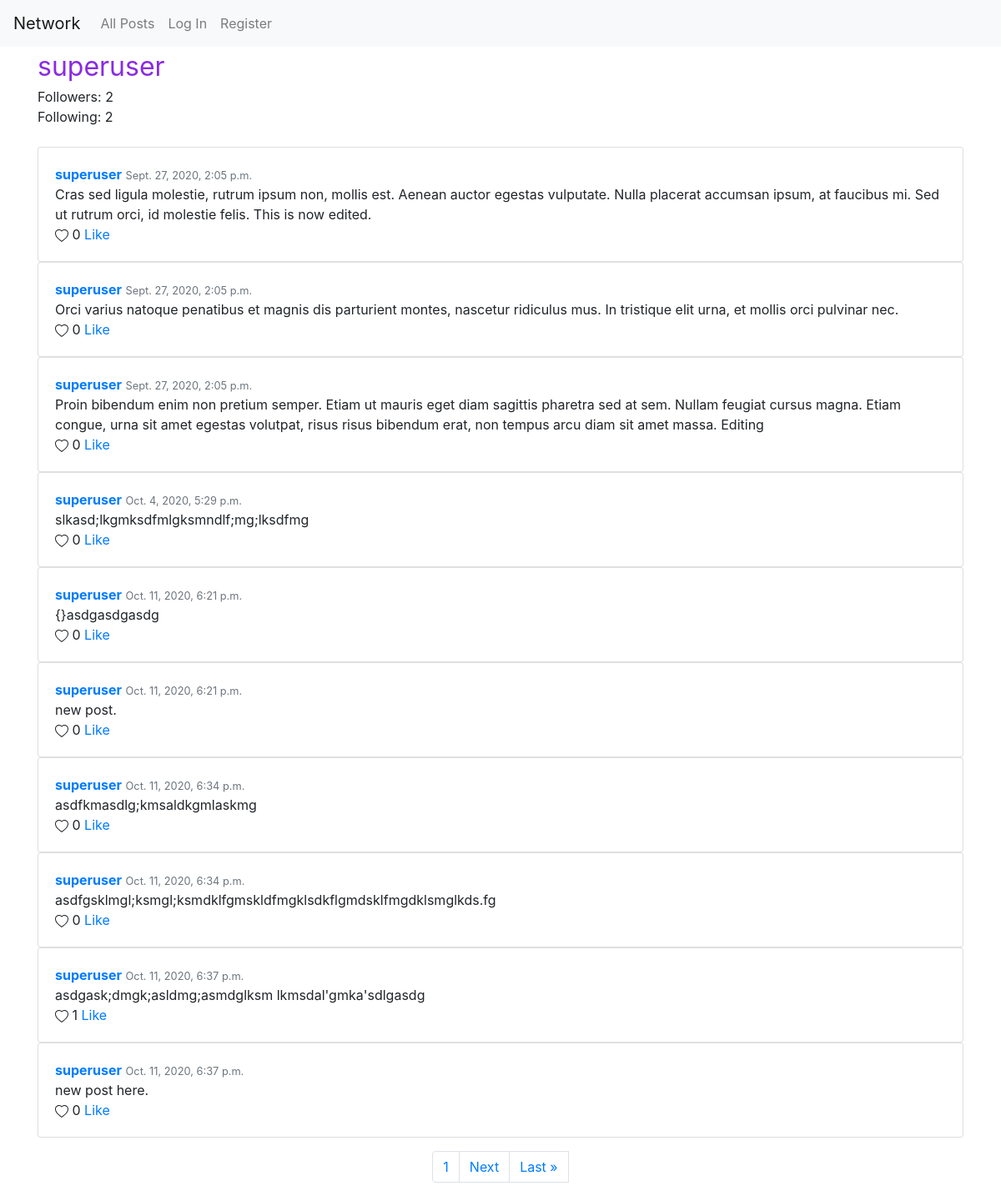
The app's page /profile/1 with its own data.
### network/models.py (models this page shows)
class User(AbstractUser):
    following = models.ManyToManyField("self", blank=True, related_name="users")
    followers = models.ManyToManyField("self", blank=True, related_name="users")

class Post(models.Model):
    content = models.CharField(max_length=3000)
    ts = models.DateTimeField(default=datetime.datetime.now())
    author = models.ForeignKey(User, on_delete=models.CASCADE, related_name="posts")
    likedBy = models.ManyToManyField(User, blank=True, null=True, related_name="likes")

### network/views.py (the view, shortened to what this page needs)
# urls.py: path("profile/<int:user_id>", views.profile, name="profile"),
@csrf_exempt
def profile(request, user_id):
    user = User.objects.get(id = user_id)
    following = 0
    posts = user.posts.all()
    paginator = Paginator(posts, 10)
    page_number = request.GET.get('page')
    page_obj = paginator.get_page(page_number)
    return render(request, "network/profile.html", {
        "profile_user": user,
        "page_obj": page_obj,
        "page_range": range(1, page_obj.paginator.num_pages)
    })

### network/templates/network/profile.html (shortened to what this page needs)
{% extends "network/layout.html" %}
{% block body %}
    <div class="container">
        <div class="profile_details">
            <div id="username" style="font-size: 2rem; color: blueviolet;">{{ profile_user.username }}</div>
            <div id="followerCount">Followers: {{ profile_user.followers.all|length }}</div>
            <div id="followingCount">Following: {{ profile_user.followers.all|length }}</div>
        </div><br>
        {% include 'network/post.html' %}
    </div>
{% endblock %}

### network/templates/network/layout.html (shortened to what this page needs)
{% load static %}
<!DOCTYPE html>
<html lang="en">
    <head>
        <link rel="stylesheet" href="https://stackpath.bootstrapcdn.com/bootstrap/4.4.1/css/bootstrap.min.css">
        <link href="{% static 'network/styles.css' %}" rel="stylesheet">
    </head>
    <body>
        <nav class="navbar navbar-expand-lg navbar-light bg-light">
            <a class="navbar-brand" href="{% url 'index' %}">Network</a>
            <div>
              <ul class="navbar-nav mr-auto">
                <li class="nav-item">
                  <a class="nav-link" href="{% url 'index' %}?page=1">All Posts</a>
                </li>
                {% if user.is_authenticated %}
                    <li class="nav-item">
                        <a class="nav-link" href="{% url 'following' %}?page=1">Following</a>
                    </li>
                    <li class="nav-item">
                        <a class="nav-link" href="{% url 'logout' %}">Log Out</a>
                    </li>
                {% else %}
                    <li class="nav-item">
                        <a class="nav-link" href="{% url 'login' %}">Log In</a>
                    </li>
                    <li class="nav-item">
                        <a class="nav-link" href="{% url 'register' %}">Register</a>
                    </li>
                {% endif %}
              </ul>
            </div>
          </nav>
        <div class="body">
            {% block body %}
            {% endblock %}
        </div>
    </body>
</html>

### network/templates/network/post.html (shortened to what this page needs)
<div class="posts">
    <ul style="list-style-type: none; padding: 0;">
        {% for post in page_obj %}
            <li class="post-item card">
                <div class="card-body">
                <a style="font-weight: bold;" href="{% url 'profile' user_id=post.author.id %}">{{ post.author }}</a>
                <small class="ts text-muted">{{ post.ts }}</small>
                <div class="content">{{ post.content }}</div>
                <div class="editing">
                    {% if post.author == user %}
                <svg class="heartFill bi bi-heart-fill" style="display: inline-block;" width="1em" height="1em" viewBox="0 0 16 16" fill="red" xmlns="http://www.w3.org/2000/svg">
                    <path fill-rule="evenodd" d="M8 1.314C12.438-3.248 23.534 4.735 8 15-7.534 4.736 3.562-3.248 8 1.314z"/>
                </svg>
                <svg hidden class="heart bi bi-heart" style="display:none" width="1em" height="1em" viewBox="0 0 16 16" fill="currentColor" xmlns="http://www.w3.org/2000/svg">
                    <path fill-rule="evenodd" d="M8 2.748l-.717-.737C5.6.281 2.514.878 1.4 3.053c-.523 1.023-.641 2.5.314 4.385.92 1.815 2.834 3.989 6.286 6.357 3.452-2.368 5.365-4.542 6.286-6.357.955-1.886.838-3.362.314-4.385C13.486.878 10.4.28 8.717 2.01L8 2.748zM8 15C-7.333 4.868 3.279-3.04 7.824 1.143c.06.055.119.112.176.171a3.12 3.12 0 0 1 .176-.17C12.72-3.042 23.333 4.867 8 15z"/>
                </svg>
                <span class="like-count">{{ post.likedBy.all|length }}</span>
                <a class="edit-link" href="#" style="font-size: 13px; color:gray">Edit</a>
                <a class="like-link" href="#" hidden>Like</a>
                {% else %}
                <svg class="heart bi bi-heart" style="display:{% if user in post.likedBy.all %}none{% else %}inline-block{% endif %};" width="1em" height="1em" viewBox="0 0 16 16" fill="currentColor" xmlns="http://www.w3.org/2000/svg">
                    <path fill-rule="evenodd" d="M8 2.748l-.717-.737C5.6.281 2.514.878 1.4 3.053c-.523 1.023-.641 2.5.314 4.385.92 1.815 2.834 3.989 6.286 6.357 3.452-2.368 5.365-4.542 6.286-6.357.955-1.886.838-3.362.314-4.385C13.486.878 10.4.28 8.717 2.01L8 2.748zM8 15C-7.333 4.868 3.279-3.04 7.824 1.143c.06.055.119.112.176.171a3.12 3.12 0 0 1 .176-.17C12.72-3.042 23.333 4.867 8 15z"/>
                </svg>
                <span class="like-count">{{ post.likedBy.all|length }}</span>
                <a class="like-link" href="#">
                    {% if user in post.likedBy.all %}Unlike{% else %}Like{% endif %}
                </a>
                {% endif %}
                </div>
                </div>
            </li>
        {% empty %}
            No Posts.
        {% endfor %}
    </ul>
    <ul class="pagination" style="display: flex; flex-direction: row; justify-content: center;">
        {% for page in page_range %}
            <li class="page-item"><a class="page-link" href="?page={{ page }}">{{ page }}</a></li>
        {% endfor %}
        {% if page_obj.has_next %}
            <a class="page-link" href="?page={{ page_obj.next_page_number }}">Next</a>
            <a class="page-link" href="?page={{ page_obj.paginator.num_pages }}">Last &raquo;</a>
        {% endif %}
    </ul>
</div>

### records on screen
User: username "superuser", followers.all|length "2"
Post: author "superuser", ts "Sept. 27, 2020, 2:05 p.m.", content "Cras sed ligula molestie, rutrum ipsum non, mollis est. Aenean auctor egestas vulputate. Nulla placerat accumsan ipsum, at faucibus mi. Sed ut rutrum orci, id molestie felis. This is now edited.", likedBy.all|length "0", shows "Like"
Post: author "superuser", ts "Sept. 27, 2020, 2:05 p.m.", content "Orci varius natoque penatibus et magnis dis parturient montes, nascetur ridiculus mus. In tristique elit urna, et mollis orci pulvinar nec.", likedBy.all|length "0", shows "Like"
Post: author "superuser", ts "Sept. 27, 2020, 2:05 p.m.", content "Proin bibendum enim non pretium semper. Etiam ut mauris eget diam sagittis pharetra sed at sem. Nullam feugiat cursus magna. Etiam congue, urna sit amet egestas volutpat, risus risus bibendum erat, non tempus arcu diam sit amet massa. Editing", likedBy.all|length "0", shows "Like"
Post: author "superuser", ts "Oct. 4, 2020, 5:29 p.m.", content "slkasd;lkgmksdfmlgksmndlf;mg;lksdfmg", likedBy.all|length "0", shows "Like"
Post: author "superuser", ts "Oct. 11, 2020, 6:21 p.m.", content "{}asdgasdgasdg", likedBy.all|length "0", shows "Like"
Post: author "superuser", ts "Oct. 11, 2020, 6:21 p.m.", content "new post.", likedBy.all|length "0", shows "Like"
Post: author "superuser", ts "Oct. 11, 2020, 6:34 p.m.", content "asdfkmasdlg;kmsaldkgmlaskmg", likedBy.all|length "0", shows "Like"
Post: author "superuser", ts "Oct. 11, 2020, 6:34 p.m.", content "asdfgsklmgl;ksmgl;ksmdklfgmskldfmgklsdkflgmdsklfmgdklsmglkds.fg", likedBy.all|length "0", shows "Like"
Post: author "superuser", ts "Oct. 11, 2020, 6:37 p.m.", content "asdgask;dmgk;asldmg;asmdglksm lkmsdal'gmka'sdlgasdg", likedBy.all|length "1", shows "Like"
Post: author "superuser", ts "Oct. 11, 2020, 6:37 p.m.", content "new post here.", likedBy.all|length "0", shows "Like"

### other values on screen
{{ page }} "1"
